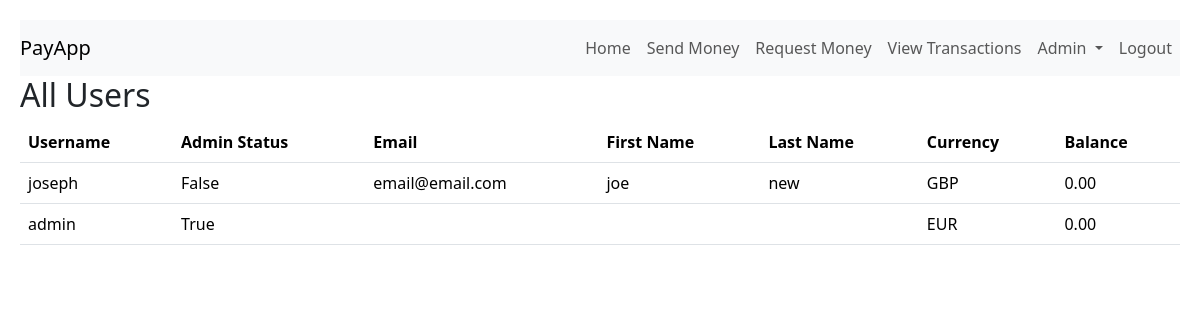
/admin-portal/accounts/ (signed in), run on an earlier commit of the app's database.
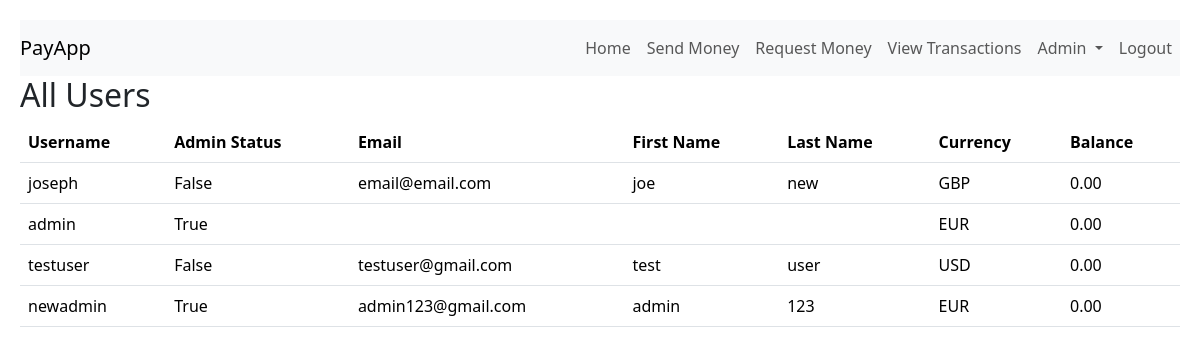
And on a later commit of the database.
### register/models.py (models this page shows)
class PayAppUser(AbstractUser):
    CURRENCY_CHOICE = [
        ('EUR', 'Euro'),
        ('USD', 'US Dollar'),
        ('GBP', 'Great British Pound'),
    ]
    currency = models.CharField(max_length=3, choices=CURRENCY_CHOICE, default='EUR')
    balance = models.DecimalField(max_digits=10, decimal_places=2, default=200.00)

### admin-portal/views.py (the view)
# urls.py: path('accounts/',views.admin_accounts,name='admin_accounts'),
@user_passes_test(check_admin)
def admin_accounts(request): #maybe change the name of this - slightly misleading
    User = get_user_model()
    users = User.objects.all()
    return render(request, 'admin-portal/admin-accounts.html',{'users':users})

### admin-portal/views.py (called while the page is built)
def check_admin(u):
    if u.is_superuser:
        return True
    return False

### templates/admin-portal/admin-accounts.html
{% extends 'base.html' %}
{% block content %}
    <h2>All Users</h2>
    <table class="table">
        <thead>
            <tr>
                <th>Username</th>
                <th>Admin Status</th>
                <th>Email</th>
                <th>First Name</th>
                <th>Last Name</th>
                <th>Currency</th>
                <th>Balance</th>
            </tr>
        </thead>
        <tbody>
            {% for user in users %}
                <tr>
                <td>{{ user.username }}</td>
                <td>{{ user.is_superuser }}</td>
                <td>{{ user.email }}</td>
                <td>{{ user.first_name }}</td>
                <td>{{ user.last_name }}</td>
                <td>{{ user.currency }}</td>
                <td>{{ user.balance }}</td>
                </tr>
            {% endfor %}
        </tbody>
    </table>
{% endblock %}

### templates/base.html (shortened to what this page needs)
<!DOCTYPE html>
<html lang="en">
<head>
    <link href="https://cdn.jsdelivr.net/npm/bootstrap@5.3.2/dist/css/bootstrap.min.css" rel="stylesheet">
</head>
<body style="margin:10px; padding: 10px">
    <nav class="navbar navbar-expand-sm navbar-light bg-light">
         <a class="navbar-brand">PayApp</a>
        <div class="navbar-nav ms-auto">
            {% if request.user.is_authenticated %}
            <a href="/" class="nav-link">Home</a>
                <a href="{% url 'new_transaction' %}" class="nav-link">Send Money</a>
                <a href="{% url 'request_transaction' %}" class="nav-link">Request Money</a>
                <a href="" class="nav-link">View Transactions</a>
            {% if user.is_superuser %}
                  <li class="nav-item dropdown">
                    <a class="nav-link dropdown-toggle" href="#" id="navbarDropdown" role="button" data-bs-toggle="dropdown" aria-haspopup="true" aria-expanded="false">
                      Admin
                    </a>
                  </li>
            {% endif %}
            <form method="POST" action="{% url 'logout' %}" class="d-inline m-0 p-0">
                    <button type="submit" class="btn btn-link nav-link">
                        Logout
                    </button>
            </form>
        {% else %}
            <a href="{% url 'login' %}" class="nav-link">Login</a>
            <a href="{% url 'register' %}" class="nav-link">Register</a>
        {% endif %}
        </div>
    </nav>
    <main>
        {% block content %}
        {% endblock %}
    </main>
</body>
</html>

What changed in the data, as far as the page shows it:
added PayAppUser: username "testuser", is_superuser "False", email "testuser@gmail.com", first_name "test", last_name "user", currency "USD", balance "0.00"
added PayAppUser: username "newadmin", is_superuser "True", email "admin123@gmail.com", first_name "admin", last_name "123", currency "EUR", balance "0.00"
